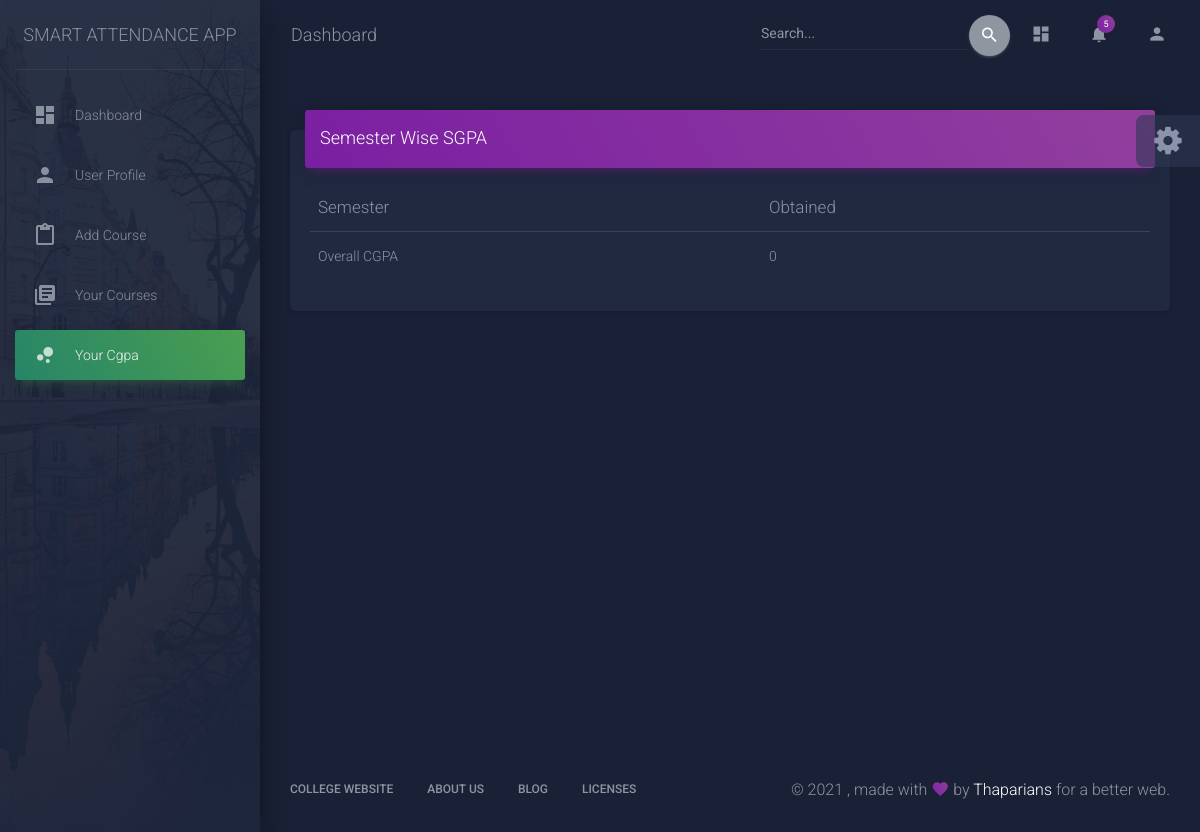
Page /dashboard/cgpa (signed in) on the earlier database version.
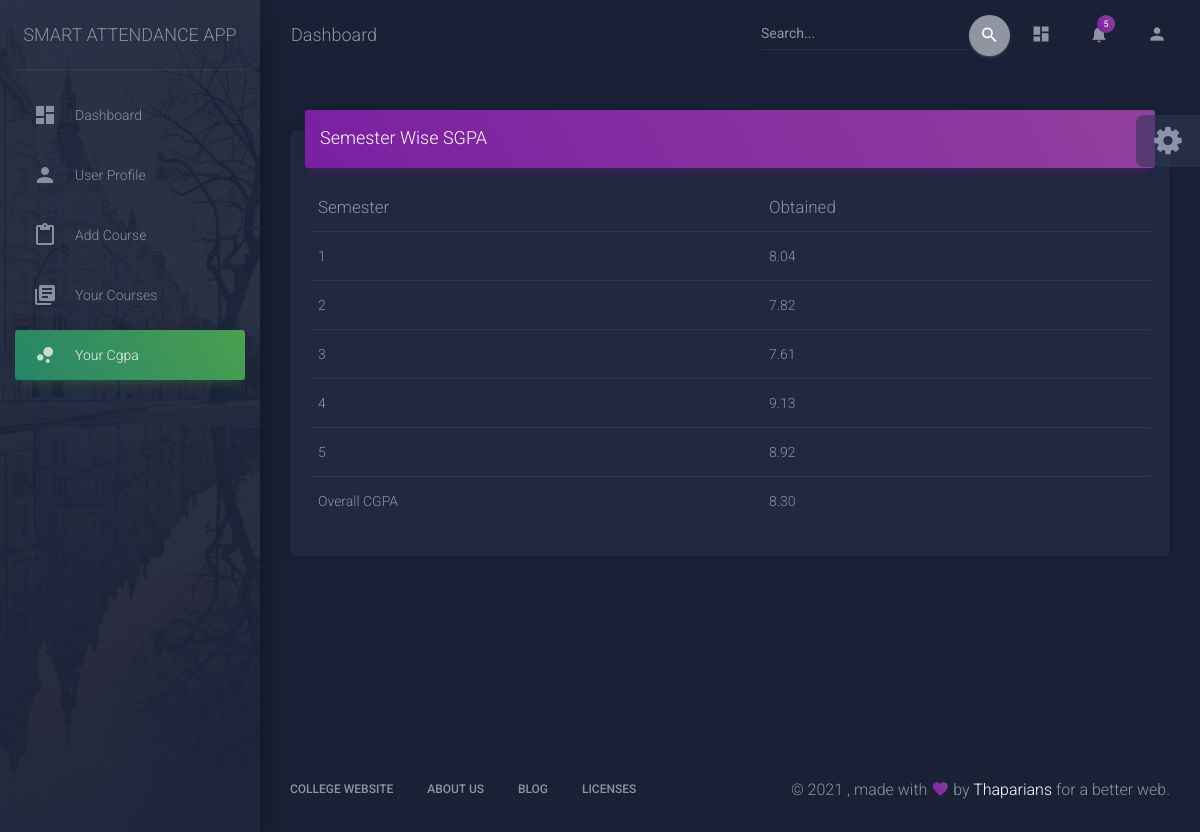
Same page on the later database version.
### role/models.py (models this page shows, shortened)
class Sgpa(models.Model):
    student = models.ForeignKey(Student,on_delete=models.CASCADE)
    semester = models.IntegerField()
    sgpa = models.DecimalField(max_digits = 7,decimal_places=2)

### role/views.py (the view)
# urls.py: path('dashboard/cgpa',cgpa,name='cgpa'),
def cgpa(request):
    std = Student.objects.filter(user=request.user)[0]
    sg = Sgpa.objects.filter(student = std)
    mysum=0
    myval=0
    for s in sg:
        myval = myval + 1
        mysum = mysum + s.sgpa
    if myval != 0:
        mysum = mysum/myval
        mysum = round(mysum,2)
    print(mysum)
    context = {
    'std' : std,
    'sg' : sg,
    'mysum' : mysum,
    }
    return render(request,'role/cgpa.html',context)

### role/templates/role/cgpa.html (shortened to what this page needs)
{% load static %}
<!DOCTYPE html>
<html lang="en">
<head>
  <link rel="stylesheet" href="https://maxcdn.bootstrapcdn.com/font-awesome/latest/css/font-awesome.min.css">
  <link href="{% static '/role/css/material-dashboard.css' %}" rel="stylesheet" />
  <link href="{% static '/role/demo/demo.css' %}" rel="stylesheet" />
  <link href="https://vjs.zencdn.net/7.11.4/video-js.css" rel="stylesheet" />
</head>
<body class="dark-edition">
  <div class="wrapper ">
    <div class="sidebar" data-color="green" data-background-color="black" data-image="{% static 'role/img/sidebar-2.jpg' %}">
      <div class="logo"><a href="http://www.creative-tim.com" class="simple-text logo-normal">
          Smart Attendance App
        </a></div>
      <div class="sidebar-wrapper">
        <ul class="nav">
          <li class="nav-item">
            <a class="nav-link" href="{% url 'dashboard' %}">
              <i class="material-icons">dashboard</i>
              <p>Dashboard</p>
            </a>
          </li>
          <li class="nav-item ">
            <a class="nav-link" href="{% url 'profile' %}">
              <i class="material-icons">person</i>
              <p>User Profile</p>
            </a>
          </li>
          <li class="nav-item ">
            <a class="nav-link" href="{% url 'addcourse' %}">
              <i class="material-icons">content_paste</i>
              <p>Add Course</p>
            </a>
          </li>
          <li class="nav-item ">
            <a class="nav-link" href="{% url 'mycourses' %}">
              <i class="material-icons">library_books</i>
              <p>Your Courses</p>
            </a>
          </li>
         <li class="nav-item active">
            <a class="nav-link" href="./icons.html">
              <i class="material-icons">bubble_chart</i>
              <p>Your Cgpa</p>
            </a>
          </li>
        </ul>
      </div>
    </div>
    <div class="main-panel"   >
      <nav class="navbar navbar-expand-lg navbar-transparent navbar-absolute fixed-top " id="navigation-example">
        <div class="container-fluid">
          <div class="navbar-wrapper">
            <a class="navbar-brand" href="javascript:void(0)">Dashboard</a>
          </div>
          <div class="collapse navbar-collapse justify-content-end">
            <form class="navbar-form">
              <div class="input-group no-border">
                <input type="text" value="" class="form-control" placeholder="Search...">
                <button type="submit" class="btn btn-default btn-round btn-just-icon">
                  <i class="material-icons">search</i>
                  <div class="ripple-container"></div>
                </button>
              </div>
            </form>
            <ul class="navbar-nav">
              <li class="nav-item">
                <a class="nav-link" href="javascript:void(0)">
                  <i class="material-icons">dashboard</i>
                </a>
              </li>
              <li class="nav-item dropdown">
                <a class="nav-link" href="javscript:void(0)" id="navbarDropdownMenuLink" data-toggle="dropdown" aria-haspopup="true" aria-expanded="false">
                  <i class="material-icons">notifications</i>
                  <span class="notification">5</span>
                </a>
              </li>
              <li class="nav-item">
                <a class="nav-link" href="javascript:void(0)">
                  <i class="material-icons">person</i>
                </a>
              </li>
            </ul>
          </div>
        </div>
      </nav>
      <div class="content">
        <div class="container-fluid" >
          <div class="row">
            <div class="col-md-12" >
              <div class="card"  >
                <div class="card-header card-header-primary" >
                  <h4 class="card-title ">Semester Wise SGPA</h4>
                </div>
                <div class="card-body">
                  <div class="table-responsive">
                    <table class="table">
                      <thead class=" text-primary">
                        <th>
                          Semester
                        </th>
                        <th>
                          Obtained
                        </th>
                      </thead>
                      <tbody>
                        {% for s in sg %}
                        <tr>
                          <td>
                            {{s.semester}}
                          </td>
                          <td>
                            {{s.sgpa}}
                          </td>
                        </tr>
                        {% endfor %}
                        <tr>
                          <td>
                            Overall CGPA
                          </td>
                          <td>
                            {{mysum}}
                          </td>
                        </tr>
                      </tbody>
                    </table>
                  </div>
                </div>
              </div>
            </div>
                  </div>
                </div>
              </div>
     <footer class="footer">
        <div class="container-fluid">
          <nav class="float-left">
            <ul>
              <li>
                <a href="https://www.thapar.edu">
                  College Website
                </a>
              </li>
              <li>
                <a href="https://creative-tim.com/presentation">
                  About Us
                </a>
              </li>
              <li>
                <a href="http://blog.creative-tim.com">
                  Blog
                </a>
              </li>
              <li>
                <a href="https://www.creative-tim.com/license">
                  Licenses
                </a>
              </li>
            </ul>
          </nav>
          <div class="copyright float-right" id="date">
            , made with <i class="material-icons">favorite</i> by
            <a href="https://www.creative-tim.com" target="_blank">Thaparians</a> for a better web.
          </div>
        </div>
      </footer>
    </div>
  </div>
  <div class="fixed-plugin">
    <div class="dropdown show-dropdown">
      <a href="#" data-toggle="dropdown">
        <i class="fa fa-cog fa-2x"> </i>
      </a>
    </div>
  </div>
</body>
</html>

Differences in the rows shown:
added Sgpa: semester "1", sgpa "8.04"
added Sgpa: semester "2", sgpa "7.82"
added Sgpa: semester "3", sgpa "7.61"
added Sgpa: semester "4", sgpa "9.13"
added Sgpa: semester "5", sgpa "8.92"
Other differences:
{{ mysum }}: "0" → "8.30"
